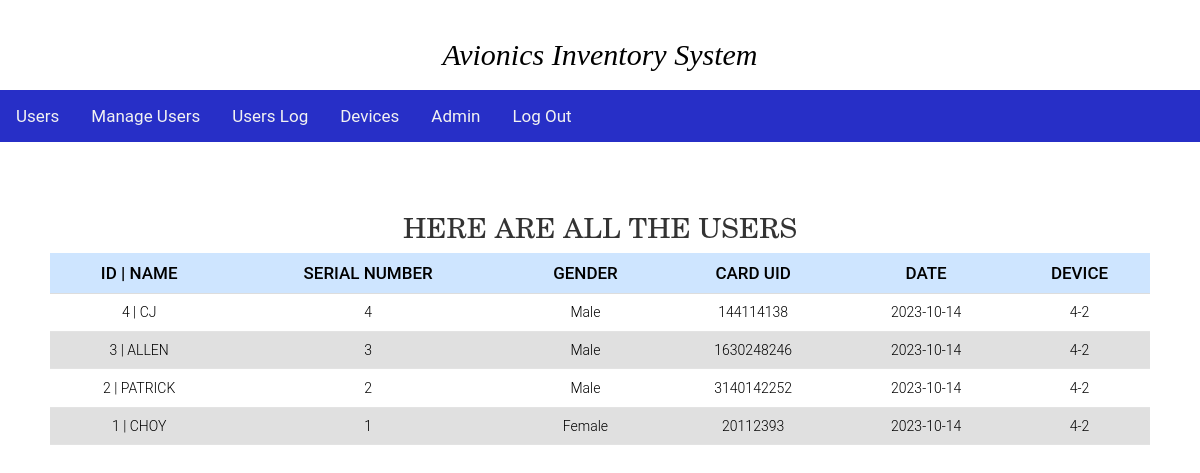
The app's page /0_index.php (signed in), older data.
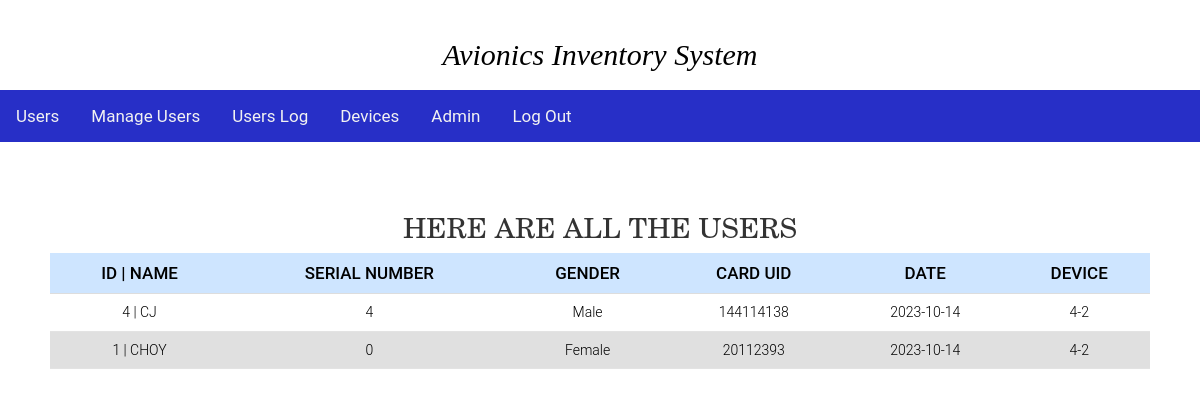
The same page, newer data.
### tables this page shows
CREATE TABLE `users` (
  `id` int(11) NOT NULL,
  `username` varchar(30) NOT NULL DEFAULT 'None',
  `serialnumber` double NOT NULL DEFAULT 0,
  `gender` varchar(10) NOT NULL DEFAULT 'None',
  `email` varchar(50) NOT NULL DEFAULT 'None',
  `card_uid` varchar(30) NOT NULL,
  `card_select` tinyint(1) NOT NULL DEFAULT 0,
  `user_date` date NOT NULL,
  `device_uid` varchar(20) NOT NULL DEFAULT '0',
  `device_dep` varchar(20) NOT NULL DEFAULT '0',
  `add_card` tinyint(1) NOT NULL DEFAULT 0,
  `itemhold` varchar(20) DEFAULT NULL
);

### 0_index.php (the view, shortened to what this page needs)
<!DOCTYPE html>
<html>
<head>
    <link rel="stylesheet" type="text/css" href="css/Users.css">
</head>
<body>
<?php include'header.php'; ?>
<main>
<section>
  <h1 class="slideInDown animated">Here are all the Users</h1>
  <div class="table-responsive slideInRight animated" style="max-height: 400px;">
    <table class="table">
      <thead class="table-primary">
        <tr>
          <th>ID | Name</th>
          <th>Serial Number</th>
          <th>Gender</th>
          <th>Card UID</th>
          <th>Date</th>
          <th>Device</th>
        </tr>
      </thead>
      <tbody class="table-secondary">
        <?php
          require'connectDB.php';
            $sql = "SELECT * FROM users WHERE add_card=1 ORDER BY id DESC";
            $result = mysqli_stmt_init($conn);
            if (!mysqli_stmt_prepare($result, $sql)) {
                echo '<p class="error">SQL Error</p>';
            }
            else{
                mysqli_stmt_execute($result);
                $resultl = mysqli_stmt_get_result($result);
              if (mysqli_num_rows($resultl) > 0){
                  while ($row = mysqli_fetch_assoc($resultl)){
          ?>
                      <TR>
                      <TD><?php echo $row['id']; echo" | "; echo $row['username'];?></TD>
                      <TD><?php echo $row['serialnumber'];?></TD>
                      <TD><?php echo $row['gender'];?></TD>
                      <TD><?php echo $row['card_uid'];?></TD>
                      <TD><?php echo $row['user_date'];?></TD>
                      <TD><?php echo $row['device_dep'];?></TD>
                      </TR>
        <?php
                }
            }
          }
        ?>
      </tbody>
    </table>
  </div>
</section>
</main>
</body>
</html>

Row changes from the older to the newer data that the page shows:
removed users: id "3", username "ALLEN", serialnumber "3", gender "Male", card_uid "1630248246", user_date "2023-10-14", device_dep "4-2"
removed users: id "2", username "PATRICK", serialnumber "2", gender "Male", card_uid "3140142252", user_date "2023-10-14", device_dep "4-2"
changed users "CHOY": serialnumber "1" → "0"
